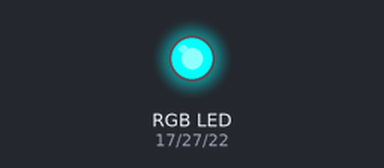
This program was run on a simulated Raspberry Pi (BCM pin numbers). On the bench: an RGB LED mixed from three pins (HIGH = lit).

Above: at 0.5 s.
At 1.5 s:
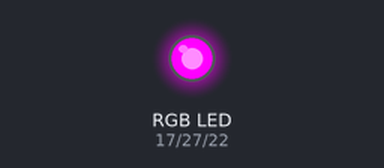
At 5.5 s:
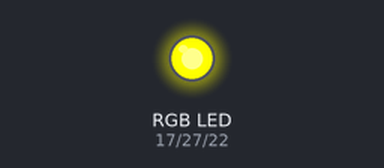
Timing chart, 0 to 6.9 s (numbered marks = the images above):
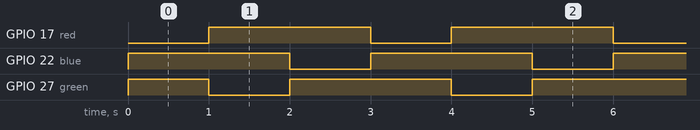

Measured:
- by itself, GPIO 17 (red), GPIO 22 (blue): alternates HIGH for 2.0 s and LOW for 1.0 s
- by itself, GPIO 27 (green): repeats every 3.0 s: LOW 1.0 s, HIGH 2.0 s
- by itself, everything shown: repeats every 3.0 s, in 3 steps

The program:

rgb_blink2.py
```python
# LED RGB 깜빡이기

import RPi.GPIO as GPIO
import time

red = 17
green = 27
blue = 22

#GPIO.setmode(GPIO.BOARD)    #  1 ~ 40
GPIO.setmode(GPIO.BCM)      # GPIO 18, GROUND
GPIO.setup(red,GPIO.OUT)
GPIO.setup(green,GPIO.OUT)
GPIO.setup(blue,GPIO.OUT)


while(True):
    GPIO.output(red,False)
    GPIO.output(green,True)
    GPIO.output(blue,True)
    time.sleep(1)
    GPIO.output(red,True)
    GPIO.output(green,False)
    GPIO.output(blue,True)
    time.sleep(1)
    GPIO.output(red,True)
    GPIO.output(green,True)
    GPIO.output(blue,False)
    time.sleep(1)
```
